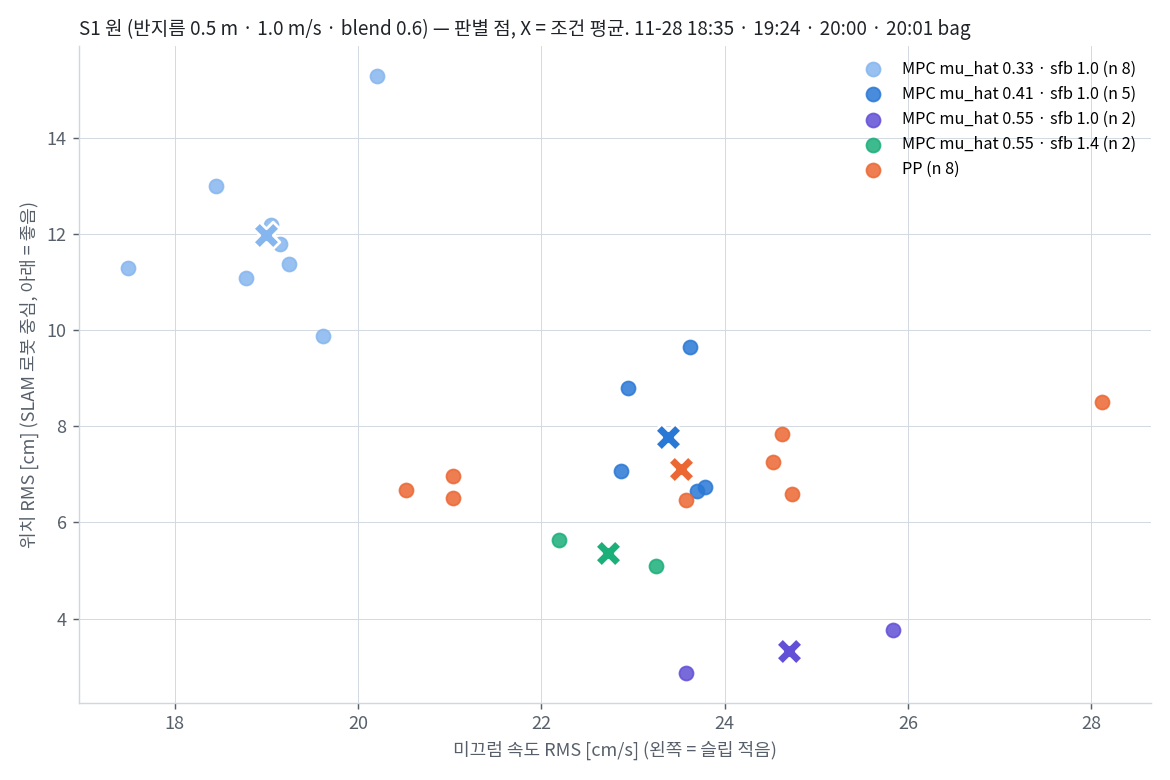

Write the Python code that produced this figure.
"""2026-11-28 20:01 bag 200153 — S1 원 MPC 세 조건 번갈아 2 판씩: (μ̂ 0.41, 되먹임 1.0) · (0.55, 1.0) · (0.55, 1.4) + PP 1 판. 200047 = 전원 재투입 뒤 PP 1 판.
배터리 교체·모터 전원 재투입 뒤 (194358 끝에 네 모터 에러 255). 판마다 모터 건강: ak40 "빠진 바퀴" 경고 수, 모터가 잰 |τ| / 명령 |τ|.
비교: 192447_mu041 (μ̂ 0.41 · 0.33 3 판씩, PP 1) · 183517 seq (μ̂ 0.33 MPC 5 · PP 5). 지표는 mu041.run_rows 와 같다.
nice -n 19 /usr/bin/python3 mu055.py → mu055_out.txt, mu055.png"""
import os
import sys

import numpy as np
import rosbag2_py
from rclpy.serialization import deserialize_message
from rosidl_runtime_py.utilities import get_message
from scipy import stats

HERE = os.path.dirname(os.path.abspath(__file__))
sys.path.insert(0, HERE)
import seq_s1 as S  # noqa: E402
import seq_s1_cause as C  # noqa: E402
import sfb_modes as SM  # noqa: E402
from bag_runs import runs  # noqa: E402

import matplotlib  # noqa: E402
matplotlib.use("Agg")
import matplotlib.pyplot as plt  # noqa: E402
from matplotlib import font_manager  # noqa: E402

BAGS = [("20:01", S.B + "2026-11-28/200153"), ("20:00", S.B + "2026-11-28/200047"), ("19:24", S.B + "2026-11-28/192447_mu041"), ("18:35", S.SEQ)]
T33 = SM.TBAR.copy()


def health(bag):
    r = rosbag2_py.SequentialReader(); r.open(rosbag2_py.StorageOptions(uri=bag, storage_id="mcap"), rosbag2_py.ConverterOptions("", ""))
    have = {t.name: t.type for t in r.get_all_topics_and_types()}
    tp = ["/rosout", "/wheel_states", "/wheel_torque_cmd"]; r.set_filter(rosbag2_py.StorageFilter(topics=tp)); ty = {n: get_message(have[n]) for n in tp}
    miss, err, ws, cmd = [], [], [], []
    while r.has_next():
        n, d, ns = r.read_next(); t = ns * 1e-9; m = deserialize_message(d, ty[n])
        if n == "/rosout":
            if m.name == "ak40_can_node" and "빠진" in m.msg:
                miss.append(t)
            elif m.name == "ak40_can_node" and ("에러" in m.msg or "실패" in m.msg):
                err.append(t)
        elif n == "/wheel_states":
            ws.append([t, *m.torque])
        else:
            cmd.append([t, *m.torque])
    return np.array(miss), np.array(err), np.array(ws), np.array(cmd)


def rows_of(tag, bag):
    RS = runs(bag); D = S.read(bag); F = C.read_sfb(bag); CAP = SM.read_cap(bag); J, _ = C.fit_J(D); miss, err, W, M = health(bag); out = []
    for r in RS:
        if not r["armed"]:
            continue
        (t_on, t_off), = r["armed"]; c = r["controller"].upper(); live = r["mpc"] or {}
        mu, sc = live.get("mu_hat", 0.33), live.get("slip_fb_scale", 1.0)
        m = S.metrics(D, t_on, t_off)
        SM.TBAR = T33 * mu / 0.33
        e = SM.one(D, F, t_on, t_off, CAP) if c == "MPC" else SM.one(D, None, t_on, t_off)
        bf = C.body_force(F, J, m, t_on) if c == "MPC" else None
        SM.TBAR = T33
        kw = (W[:, 0] >= t_on) & (W[:, 0] <= t_off); km = (M[:, 0] >= t_on) & (M[:, 0] <= t_off)
        m.update(tag=tag, run=r["run"], ctrl=c, mu=mu, sc=sc, sat=e["sat"], bf=bf, ew=e["ew"],
                 miss=int(((miss >= t_on) & (miss <= t_off)).sum()) if miss.size else 0, err=int(((err >= t_on) & (err <= t_off)).sum()) if err.size else 0,
                 tq=float(np.abs(W[kw, 1:5]).mean() / max(np.abs(M[km, 1:5]).mean(), 1e-9)))
        out.append(m)
    return out


if __name__ == "__main__":
    out = open(os.path.join(HERE, "mu055_out.txt"), "w")

    def P(*a):
        print(*a); print(*a, file=out)

    rows = [m for tag, b in BAGS for m in rows_of(tag, b)]
    P("| bag | 판 | 제어기 | μ̂ | 되먹임 | 모터 °C | 빠진 바퀴 경고 | 모터 에러 | 잰/명령 |τ| | 위치 RMS cm | 최대 | 진행 (+뒤) | 안쪽 | 헤딩 ° | 미끄럼 속도 cm/s | >0.2 m/s % | 큰 슬립 % | 헛돎 % | 떨림 mN·m | 바닥 상한 붙음 % | 구심 τ_MPC / Δτ / 낸 τ N |")
    P("|" + "---|" * 21)
    for m in rows:
        bf = m["bf"]
        P(f"| {m['tag']} | {m['run']} | {m['ctrl']} | {m['mu']:.2f} | {m['sc']:g} | {m['temp']:.1f} | {m['miss']} | {m['err']} | {m['tq']:.2f} | {m['pos']:.1f} | {m['pos_max']:.1f} | "
          f"{m['along']:+.1f} | {m['inside']:+.1f} | {m['head']:.1f} | {m['sv']:.1f} | {m['sv20']:.1f} | {m['m50']:.1f} | {m['spin']:.0f} | {m['dtick']:.1f} | "
          + (f"{m['sat']:.0f} | {bf['mpc'][1]:+.2f} / {bf['dtau'][1]:+.2f} / {bf['out'][1]:+.2f} |" if bf else "- | - |"))
    G = {}
    for m in rows:
        k = (m["ctrl"], m["mu"], m["sc"]) if m["ctrl"] == "MPC" else ("PP" if m["ctrl"] == "PP" else m["ctrl"], None, None)
        G.setdefault(k, []).append(m)
    order = [("MPC", 0.33, 1.0), ("MPC", 0.41, 1.0), ("MPC", 0.55, 1.0), ("MPC", 0.55, 1.4), ("PP", None, None), ("ADPP", None, None)]
    names = {k: (f"MPC μ̂ {k[1]:.2f} · 되먹임 {k[2]:g}" if k[0] == "MPC" else k[0]) for k in order}
    KEYS = [("pos", "위치 RMS cm"), ("pos_max", "위치 최대 cm"), ("along", "진행 cm (+뒤)"), ("inside", "안쪽 cm"), ("cross_r", "옆 RMS cm"), ("head", "헤딩 RMS °"),
            ("sv", "미끄럼 속도 cm/s"), ("sv20", "미끄럼 > 0.2 m/s %"), ("m50", "큰 슬립 %"), ("dtick", "떨림 mN·m"), ("sat", "바닥 상한 붙음 %"), ("temp", "모터 °C")]
    P("\n## 조건별 평균 (최소~최대) — 18:35 · 19:24 · 20:00 · 20:01 bag 합침")
    P("| 지표 | " + " | ".join(f"{names[k]} (n {len(G.get(k, []))})" for k in order) + " |")
    P("|---|" + "---|" * len(order))
    for key, lab in KEYS:
        cells = []
        for k in order:
            a = np.array([m[key] for m in G.get(k, [])], float)
            cells.append("-" if not a.size or not np.isfinite(a).any() else f"{np.nanmean(a):.1f}" + (f" ({np.nanmin(a):.1f}~{np.nanmax(a):.1f})" if a.size > 1 else ""))
        P(f"| {lab} | " + " | ".join(cells) + " |")
    P("\n## 20:01 bag 안에서만 (같은 배터리·같은 세션, 번갈아) — 조건별 판")
    for k in order[1:5]:
        v = [m for m in G.get(k, []) if m["tag"] == "20:01"]
        if v:
            P(f"- {names[k]}: " + " · ".join(f"판 {m['run']} 위치 {m['pos']:.1f} / 미끄럼 {m['sv']:.1f} / 큰 슬립 {m['m50']:.1f}" for m in v))
    P("\n## 두 조건씩 Welch t (모든 bag 합침)")
    for a_, b_ in [(order[3], order[1]), (order[2], order[1]), (order[3], order[2]), (order[3], order[4]), (order[1], order[0])]:
        A, Bv = G.get(a_, []), G.get(b_, [])
        if len(A) > 1 and len(Bv) > 1:
            s = []
            for key, lab in KEYS[:9]:
                x, y = np.array([m[key] for m in A]), np.array([m[key] for m in Bv])
                s.append(f"{lab} {x.mean() - y.mean():+.1f} (p {stats.ttest_ind(x, y, equal_var=False).pvalue:.3f})")
            P(f"- {names[a_]} − {names[b_]}: " + " · ".join(s))
    P("\n## 구심 힘 (최고 속력 구간, N) — τ_MPC · Δτ · 낸 τ (요구 m v²/R 9.12)")
    for k in order[:4]:
        v = [m for m in G.get(k, []) if m["bf"]]
        if v:
            b = np.mean([[m["bf"]["mpc"][1], m["bf"]["dtau"][1], m["bf"]["out"][1]] for m in v], 0)
            P(f"- {names[k]}: {b[0]:+.2f} · {b[1]:+.2f} · {b[2]:+.2f} · 상한 붙음 {np.mean([m['sat'] for m in v]):.0f} %")
    out.close()

    fp = [f for f in font_manager.findSystemFonts() if "NotoSansCJK" in f and "Regular" in f]
    if fp:
        font_manager.fontManager.addfont(fp[0]); plt.rcParams["font.family"] = font_manager.FontProperties(fname=fp[0]).get_name()
    INK, INK2, GRID = "#1f2328", "#57606a", "#d0d7de"
    plt.rcParams.update({"axes.unicode_minus": False, "font.size": 10, "axes.edgecolor": GRID, "axes.labelcolor": INK2, "xtick.color": INK2,
                         "ytick.color": INK2, "axes.spines.top": False, "axes.spines.right": False})
    COL = {order[0]: "#86b6ef", order[1]: "#2a78d6", order[2]: "#6250d6", order[3]: "#1baf7a", order[4]: "#eb6834"}
    LAB = {order[0]: "MPC mu_hat 0.33 · sfb 1.0", order[1]: "MPC mu_hat 0.41 · sfb 1.0", order[2]: "MPC mu_hat 0.55 · sfb 1.0", order[3]: "MPC mu_hat 0.55 · sfb 1.4", order[4]: "PP"}
    fig, ax = plt.subplots(figsize=(9, 6))
    for k in order[:5]:
        v = G.get(k, [])
        if not v:
            continue
        x, y = [m["sv"] for m in v], [m["pos"] for m in v]
        ax.scatter(x, y, s=60, color=COL[k], alpha=0.85, label=f"{LAB[k]} (n {len(v)})", zorder=3)
        ax.scatter([np.mean(x)], [np.mean(y)], s=220, marker="X", color=COL[k], edgecolors="white", linewidths=1.5, zorder=4)
    ax.set_xlabel("미끄럼 속도 RMS [cm/s] (왼쪽 = 슬립 적음)"); ax.set_ylabel("위치 RMS [cm] (SLAM 로봇 중심, 아래 = 좋음)")
    ax.grid(color=GRID, lw=0.5); ax.legend(fontsize=9, frameon=False, loc="upper right")
    ax.set_title("S1 원 (반지름 0.5 m · 1.0 m/s · blend 0.6) — 판별 점, X = 조건 평균. 11-28 18:35 · 19:24 · 20:00 · 20:01 bag", loc="left", fontsize=10.5, color=INK)
    fig.tight_layout(); fig.savefig(os.path.join(HERE, "mu055.png"), dpi=130); plt.close(fig)
    print("그림:", os.path.join(HERE, "mu055.png"))
